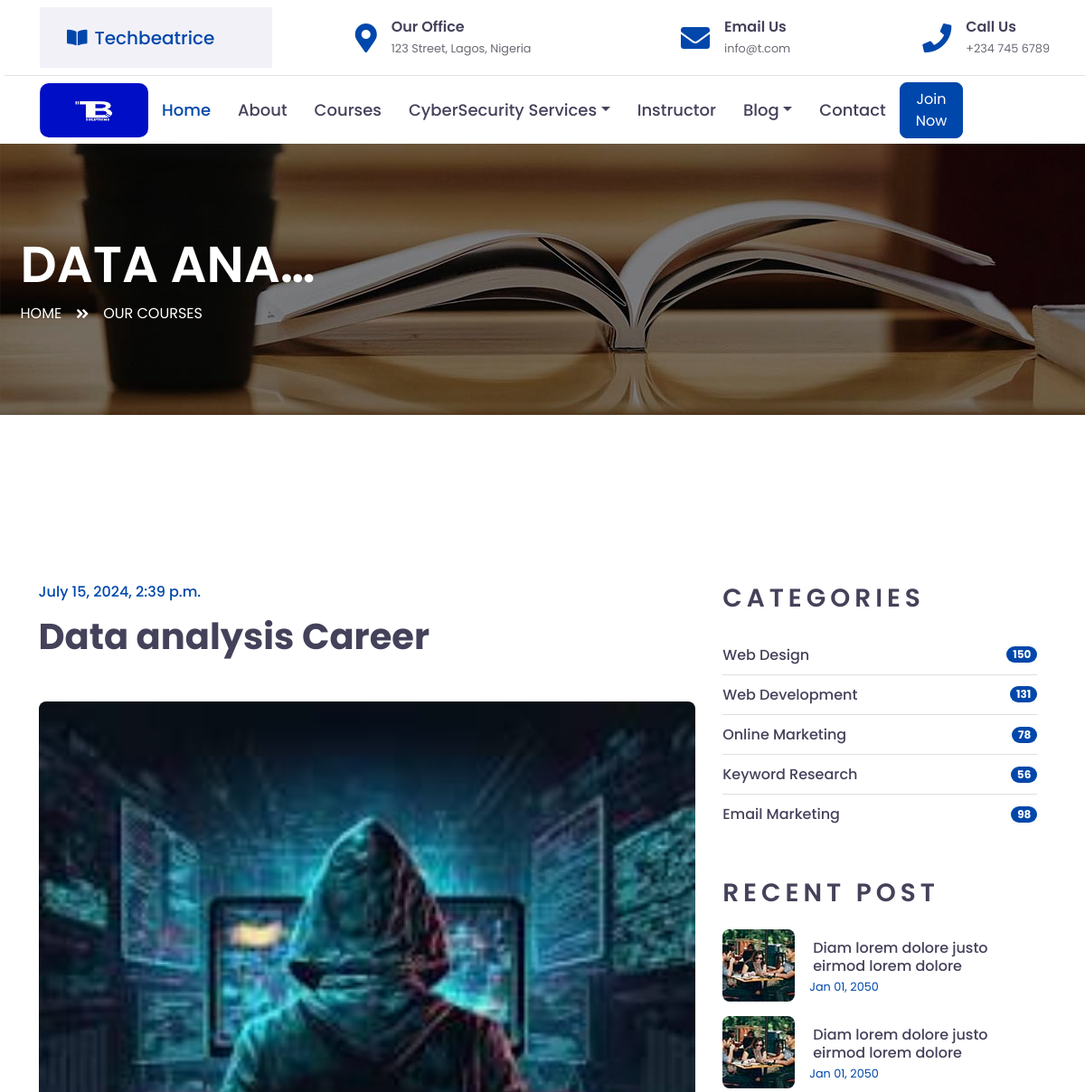
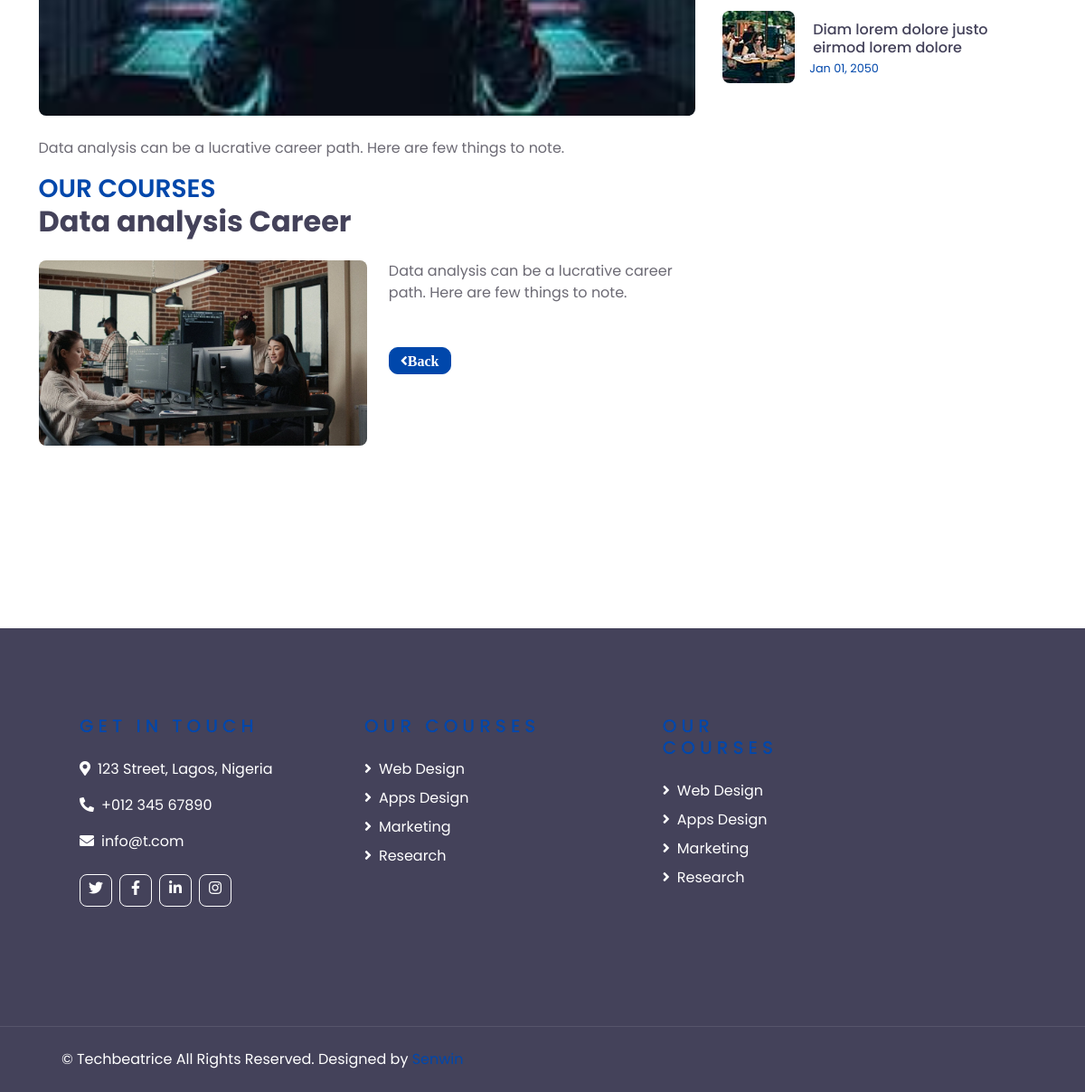
The app's page /article/4/ with its own data (2 pictures, top to bottom).
### techbeatrice/models.py (models this page shows, shortened)
class Techbeatrice_Subjects(models.Model):
    techbeatrice_subjects_title = models.CharField(max_length =205, blank=True, null=True)
    techbeatrice_subjects_sub_title = models.CharField(max_length =205, blank=True, null=True)
    techbeatrice_subjects_description = models.TextField()
    techbeatrice_subjects_sub_description = models.TextField()
    techbeatrice_subjects_img = models.ImageField(upload_to ='tech_subjects_img/',blank=True,null=True)
    techbeatrice_subjects_sub_img = models.ImageField(upload_to ='tech_subjects_sub_img/',blank=True,null=True)
    techbeatrice_subjects_slug = models.SlugField (max_length =205,blank=True, null=True)
    techbeatrice_subjects_publish_date = models.DateTimeField (auto_now_add= True)
    techbeatrice_subjects_author = models.ForeignKey(User, on_delete=models.CASCADE)
    class Meta:
        ordering =['-techbeatrice_subjects_publish_date']

### techbeatrice/views.py (the view, shortened to what this page needs)
# urls.py: path('article/<int:pk>/', ArticleDetailView.as_view(), name="detail"),
class ArticleDetailView(DetailView):
    model = Techbeatrice_Subjects
    template_name = 'techbeatrice/article_detail.html'

### templates/techbeatrice/article_detail.html
{% extends "base.html" %}
{% load static %}
{% block content %}
    <div class="container-fluid page-header" style="margin-bottom: 90px;">
        <div class="container">
            <div class="d-flex flex-column justify-content-center" style="min-height: 300px">
                <h3 class="display-4 text-white text-uppercase">{{ object.techbeatrice_subjects_title|truncatechars:9}}</h3>
                <div class="d-inline-flex text-white">
                    <p class="m-0 text-uppercase"><a class="text-white" href="{% url 'home' %}">Home</a></p>
                    <i class="fa fa-angle-double-right pt-1 px-3"></i>
                    <p class="m-0 text-uppercase"><a class="text-white" href="{% url 'home' %}">Our Courses</a></p>
                </div>
            </div>
        </div>
    </div>
    <div class="container-fluid py-5">
        <div class="container py-5">
            <div class="row">
                <div class="col-lg-8">
                    <div class="mb-5">
                        <h6 class="text-primary mb-3">{{ object.techbeatrice_subjects_publish_date }}</h6>
                        <h1 class="mb-5">{{ object.techbeatrice_subjects_title }}</h1>
                        <img class="img-fluid rounded w-100 mb-4" src="{{ object.techbeatrice_subjects_img.url }}" alt="Image">
                        <p>{{ object.techbeatrice_subjects_description }}</p>
                        <h3 class="m-0 text-uppercase"><a class="text-black" href="{% url 'home' %}">Our Courses</a></h3>
                        <h2 class="mb-4">{{ object.techbeatrice_subjects_sub_title }}</h2>
                        <img class="img-fluid rounded w-50 float-left mr-4 mb-3" src="{{ object.techbeatrice_subjects_sub_img.url }}" alt="Image">
                        <p>{{ object.techbeatrice_subjects_sub_description }}</p>
                    </div>
                    <div class="btn-wrapper">
                        <a href=""onclick="history.back(); return false;" class="btn btn-primary"style="border-radius: 10px;"><i class="fa fa-angle-left">Back</i></a>
                    </div>
                </div>
                <div class="col-lg-4 mt-5 mt-lg-0">
                    <div class="mb-5">
                        <h3 class="text-uppercase mb-4" style="letter-spacing: 5px;">Categories</h3>
                        <ul class="list-group list-group-flush">
                            <li class="list-group-item d-flex justify-content-between align-items-center px-0">
                                <a href="" class="text-decoration-none h6 m-0">Web Design</a>
                                <span class="badge badge-primary badge-pill">150</span>
                            </li>
                            <li class="list-group-item d-flex justify-content-between align-items-center px-0">
                                <a href="" class="text-decoration-none h6 m-0">Web Development</a>
                                <span class="badge badge-primary badge-pill">131</span>
                            </li>
                            <li class="list-group-item d-flex justify-content-between align-items-center px-0">
                                <a href="" class="text-decoration-none h6 m-0">Online Marketing</a>
                                <span class="badge badge-primary badge-pill">78</span>
                            </li>
                            <li class="list-group-item d-flex justify-content-between align-items-center px-0">
                                <a href="" class="text-decoration-none h6 m-0">Keyword Research</a>
                                <span class="badge badge-primary badge-pill">56</span>
                            </li>
                            <li class="list-group-item d-flex justify-content-between align-items-center px-0">
                                <a href="" class="text-decoration-none h6 m-0">Email Marketing</a>
                                <span class="badge badge-primary badge-pill">98</span>
                            </li>
                        </ul>
                    </div>
                    <div class="mb-5">
                        <h3 class="text-uppercase mb-4" style="letter-spacing: 5px;">Recent Post</h3>
                        <a class="d-flex align-items-center text-decoration-none mb-3" href="">
                            <img class="img-fluid rounded" src="{% static 'img/blog-80x80.jpg' %}" alt="">
                            <div class="pl-3">
                                <h6 class="m-1">Diam lorem dolore justo eirmod lorem dolore</h6>
                                <small>Jan 01, 2050</small>
                            </div>
                        </a>
                        <a class="d-flex align-items-center text-decoration-none mb-3" href="">
                            <img class="img-fluid rounded" src="{% static 'img/blog-80x80.jpg'%}" alt="">
                            <div class="pl-3">
                                <h6 class="m-1">Diam lorem dolore justo eirmod lorem dolore</h6>
                                <small>Jan 01, 2050</small>
                            </div>
                        </a>
                        <a class="d-flex align-items-center text-decoration-none mb-3" href="">
                            <img class="img-fluid rounded" src="{% static 'img/blog-80x80.jpg' %}" alt="">
                            <div class="pl-3">
                                <h6 class="m-1">Diam lorem dolore justo eirmod lorem dolore</h6>
                                <small>Jan 01, 2050</small>
                            </div>
                        </a>
                    </div>
                </div>
            </div>
        </div>
    </div>
{% endblock %}

### records on screen
Techbeatrice_Subjects: techbeatrice_subjects_title "DATA ANA…", techbeatrice_subjects_publish_date "July 15, 2024, 2:39 p.m.", techbeatrice_subjects_title "Data analysis Career", techbeatrice_subjects_img (picture), techbeatrice_subjects_description "Data analysis can be a lucrative career path. Here are few things to note.", techbeatrice_subjects_sub_title "Data analysis Career", techbeatrice_subjects_sub_img (picture), techbeatrice_subjects_sub_description "Data analysis can be a lucrative career path. Here are few things to note."
